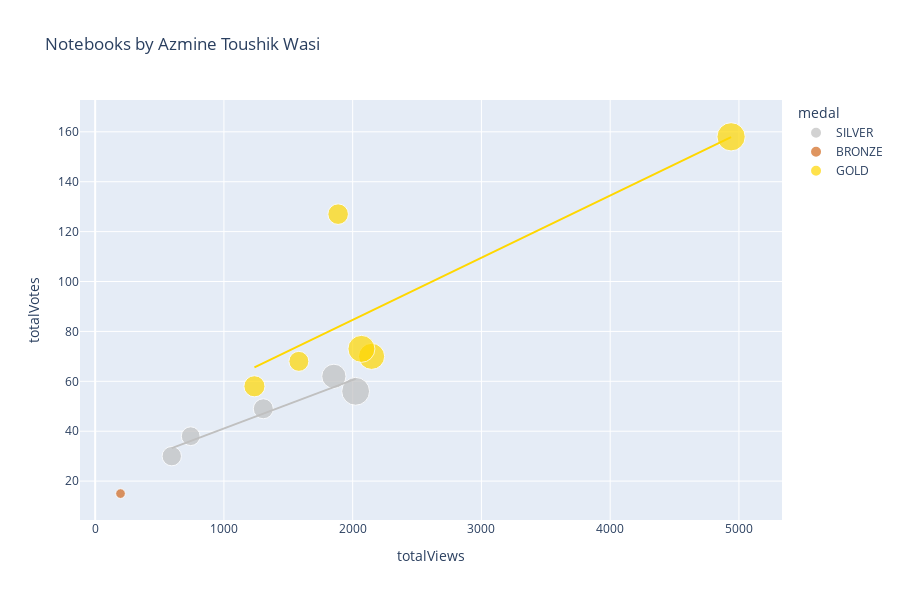

Notebook cell for this chart:
### Markdown cell above
# Plotly Scatter Plot

You may want to tweak these settings depending on how many notebooks you have...

### Code cell
import plotly.express as px

df['totalComments'].fillna(0, inplace=True)
df['medal'].fillna('N/A', inplace=True)
df['size'] = df['totalComments'].clip(lower=1)
color_map = {
    'GOLD': 'gold',
    'SILVER': 'silver',
    'BRONZE': 'chocolate',
    'N/A': '#333'
}
px.scatter(
    df,
    'totalViews',
    'totalVotes',
    title=f'Notebooks by {df.author_displayName.get(0)}',
    log_x=False,
    log_y=False,
    #width=800, 
    height=600,
    color='medal',
    color_discrete_map=color_map,
    size='size',
    trendline='ols',
    trendline_options=dict(log_x=False, log_y=False, add_constant=True),
    #trendline='lowess', # Use for Locally Weighted Scatterplot Smoothing line
    #trendline_scope='overall', # Use this for one trendline
    hover_name='title',
    hover_data={
        'size': False,
        'totalViews': ':,.0f',
        'totalVotes': ':,.0f',
        'totalLines': ':,.0f',
        'totalComments': ':,.0f',
        'viewsPerVote': ':,.0f',
        'languageName': True,
        'versionNumber': True,
        'lastRun': True,
        'lastRunExecutionTimeSeconds': ':,.0f',
        'medal': True,
    })

### Figure 1 — Plotly figure (JSON) as saved in the notebook; plotly's stock layout.template omitted (floating-point values rounded to 4 significant figures)
{"data": [{"customdata": [[33, 306, 33, 35.51, "Python", 14, "Mon Jul 25 01:48:12 2022", 65, "SILVER"], [16, 391, 16, 19.23, "Python", 17, "Sun Jul 24 06:03:43 2022", 354, "SILVER"], [17, 342, 17, 26.14, "Python", 10, "Sun Jul 24 03:51:18 2022", 93, "SILVER"], [25, 536, 25, 29.44, "Python", 15, "Sat Jul 23 18:30:17 2022", 52, "SILVER"], [15, 461, 15, 19.05, "Python", 16, "Sat Jul 23 00:51:26 2022", 72, "SILVER"]], "hovertemplate": "<b>%{hovertext}</b><br><br>medal=%{customdata[8]}<br>totalViews=%{x:,.0f}<br>totalVotes=%{y:,.0f}<br>totalLines=%{customdata[1]:,.0f}<br>totalComments=%{customdata[2]:,.0f}<br>viewsPerVote=%{customdata[3]:,.0f}<br>languageName=%{customdata[4]}<br>versionNumber=%{customdata[5]}<br>lastRun=%{customdata[6]}<br>lastRunExecutionTimeSeconds=%{customdata[7]:,.0f}<extra></extra>", "hovertext": ["▶️ Cristiano Ronaldo ⚽ Goals  📊 EDA, Analysis", "Coursera 📉 EDA, Insights, Sentiment Analysis", "➡️ Intro to Feature Engineering 🛠 Housing Data ", "UCL ⚽ EDA & Viz ⭐ 2021-22 ⭐ Players & Teams", "Investment and Financial Analysis  🏭 GeoExports"], "legendgroup": "SILVER", "marker": {"color": "silver", "size": [33, 16, 17, 25, 15], "sizemode": "area", "sizeref": 0.085, "symbol": "circle"}, "mode": "markers", "name": "SILVER", "orientation": "v", "showlegend": true, "type": "scatter", "x": [2023, 595, 1306, 1854, 742], "xaxis": "x", "y": [56, 30, 49, 62, 38], "yaxis": "y"}, {"hovertemplate": "<b>OLS trendline</b><br>totalVotes = 0.019436 * totalViews + 21.6554<br>R<sup>2</sup>=0.909949<br><br>medal=SILVER<br>totalViews=%{x:,.0f}<br>totalVotes=%{y:,.0f} <b>(trend)</b><extra></extra>", "legendgroup": "SILVER", "marker": {"color": "silver", "symbol": "circle"}, "mode": "lines", "name": "SILVER", "showlegend": false, "type": "scatter", "x": [595, 742, 1306, 1854, 2023], "xaxis": "x", "y": [33.22, 36.08, 47.04, 57.69, 60.97], "yaxis": "y"}, {"customdata": [[4, 433, 4, 12.38, "Python", 10, "Sun Jul 24 23:19:31 2022", 372, "BRONZE"]], "hovertemplate": "<b>%{hovertext}</b><br><br>medal=%{customdata[8]}<br>totalViews=%{x:,.0f}<br>totalVotes=%{y:,.0f}<br>totalLines=%{customdata[1]:,.0f}<br>totalComments=%{customdata[2]:,.0f}<br>viewsPerVote=%{customdata[3]:,.0f}<br>languageName=%{customdata[4]}<br>versionNumber=%{customdata[5]}<br>lastRun=%{customdata[6]}<br>lastRunExecutionTimeSeconds=%{customdata[7]:,.0f}<extra></extra>", "hovertext": ["Daily AQI - Air Quality Index [Scheduled]"], "legendgroup": "BRONZE", "marker": {"color": "chocolate", "size": [4], "sizemode": "area", "sizeref": 0.085, "symbol": "circle"}, "mode": "markers", "name": "BRONZE", "orientation": "v", "showlegend": true, "type": "scatter", "x": [197], "xaxis": "x", "y": [15], "yaxis": "y"}, {"hovertemplate": "medal=BRONZE<extra></extra>", "legendgroup": "BRONZE", "marker": {"color": "chocolate", "symbol": "circle"}, "mode": "lines", "name": "BRONZE", "showlegend": false, "type": "scatter", "xaxis": "x", "yaxis": "y"}, {"customdata": [[29, 592, 29, 30.25, "Python", 14, "Tue Jul 19 01:47:02 2022", 50, "GOLD"], [19, 608, 19, 20.98, "Python", 19, "Sun Jul 17 06:36:10 2022", 102, "GOLD"], [31, 380, 31, 27.96, "Python", 13, "Sat Jul  9 12:08:22 2022", 56, "GOLD"], [17, 342, 17, 22.94, "Python", 14, "Tue Jul  5 04:38:45 2022", 70, "GOLD"], [18, 645, 18, 14.75, "Python", 1, "Fri Jul  1 18:28:34 2022", 6, "GOLD"], [34, 357, 34, 31.07, "Python", 7, "Fri Jul  1 08:32:21 2022", 85, "GOLD"]], "hovertemplate": "<b>%{hovertext}</b><br><br>medal=%{customdata[8]}<br>totalViews=%{x:,.0f}<br>totalVotes=%{y:,.0f}<br>totalLines=%{customdata[1]:,.0f}<br>totalComments=%{customdata[2]:,.0f}<br>viewsPerVote=%{customdata[3]:,.0f}<br>languageName=%{customdata[4]}<br>versionNumber=%{customdata[5]}<br>lastRun=%{customdata[6]}<br>lastRunExecutionTimeSeconds=%{customdata[7]:,.0f}<extra></extra>", "hovertext": ["➡️ Bias-Variance Tradeoff 📋 Theory & Code Ex.", "Divorce Prediction & Reasons Analysis with PCA", "▶️ Lionel Messi 📊 Extended EDA ⚽ Goals ", "➡️ Intro to Cross Validation ✅ Different Methods", "Clustering Techniques & Algorithms Analysis", " Imputation : Different Techniques with Codes"], "legendgroup": "GOLD", "marker": {"color": "gold", "size": [29, 19, 31, 17, 18, 34], "sizemode": "area", "sizeref": 0.085, "symbol": "circle"}, "mode": "markers", "name": "GOLD", "orientation": "v", "showlegend": true, "type": "scatter", "x": [2147, 1237, 2068, 1582, 1887, 4939], "xaxis": "x", "y": [70, 58, 73, 68, 127, 158], "yaxis": "y"}, {"hovertemplate": "<b>OLS trendline</b><br>totalVotes = 0.0249347 * totalViews + 34.7342<br>R<sup>2</sup>=0.675068<br><br>medal=GOLD<br>totalViews=%{x:,.0f}<br>totalVotes=%{y:,.0f} <b>(trend)</b><extra></extra>", "legendgroup": "GOLD", "marker": {"color": "gold", "symbol": "circle"}, "mode": "lines", "name": "GOLD", "showlegend": false, "type": "scatter", "x": [1237, 1582, 1887, 2068, 2147, 4939], "xaxis": "x", "y": [65.58, 74.18, 81.79, 86.3, 88.27, 157.9], "yaxis": "y"}], "layout": {"height": 600, "legend": {"itemsizing": "constant", "title": {"text": "medal"}, "tracegroupgap": 0}, "title": {"text": "Notebooks by Azmine Toushik Wasi"}, "xaxis": {"anchor": "y", "domain": [0, 1], "title": {"text": "totalViews"}}, "yaxis": {"anchor": "x", "domain": [0, 1], "title": {"text": "totalVotes"}}}}
